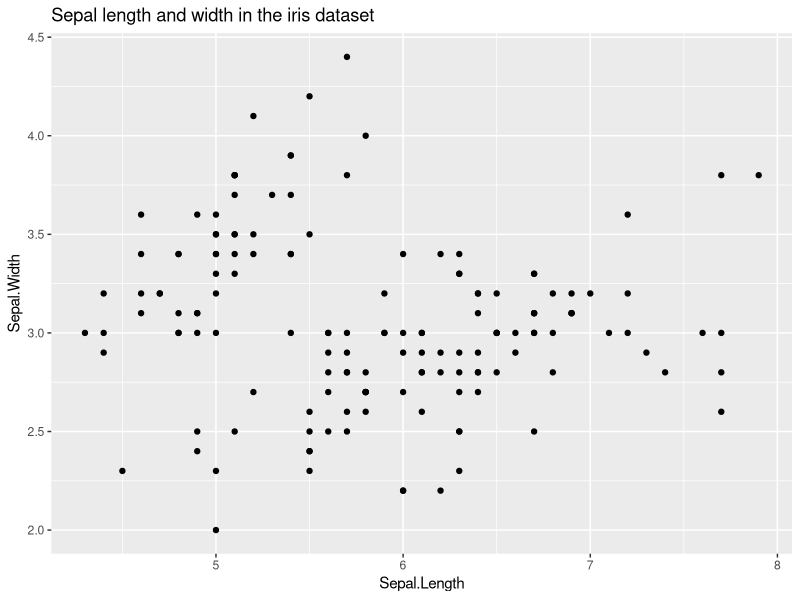
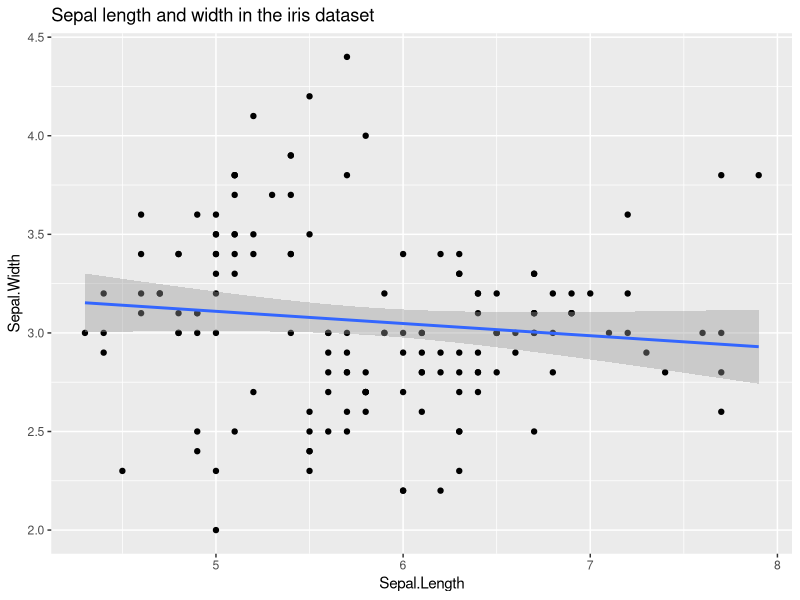
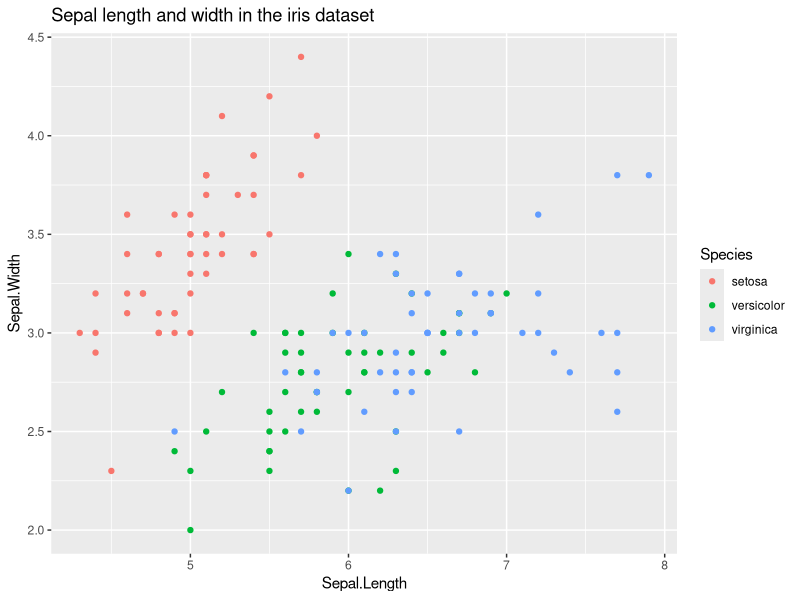
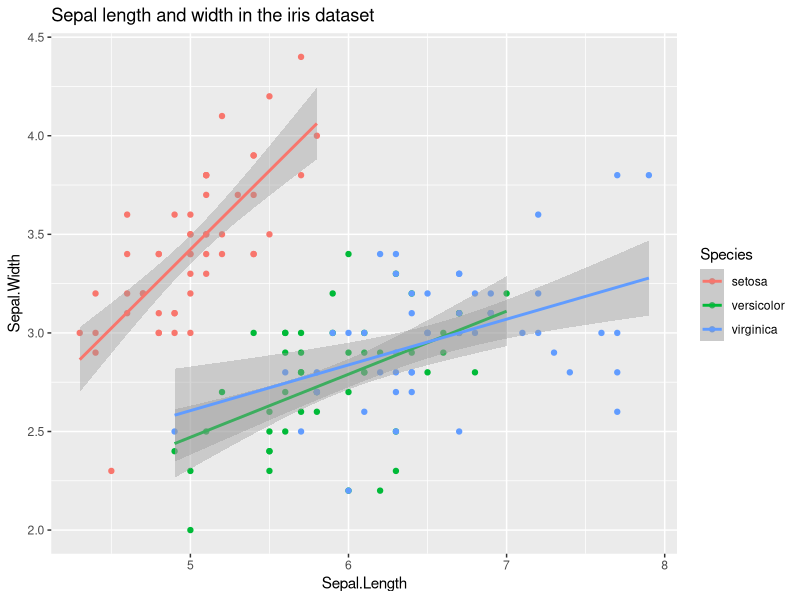
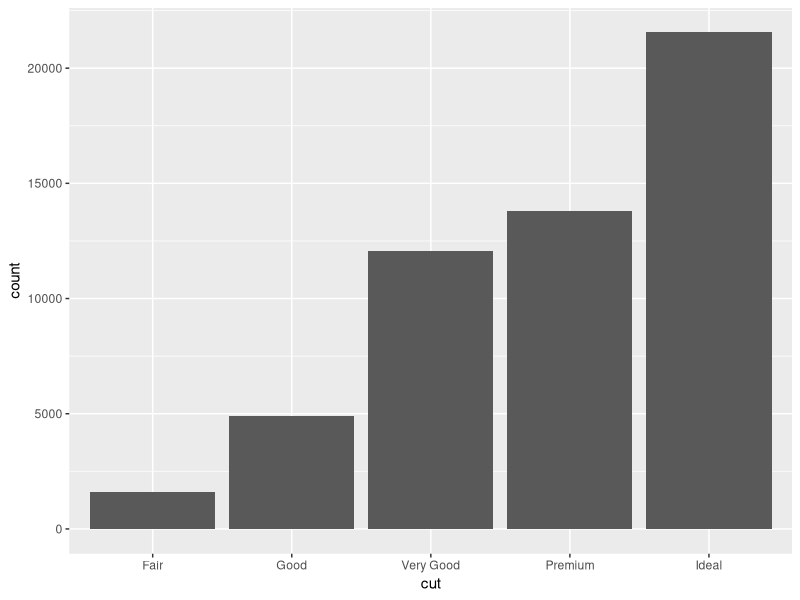
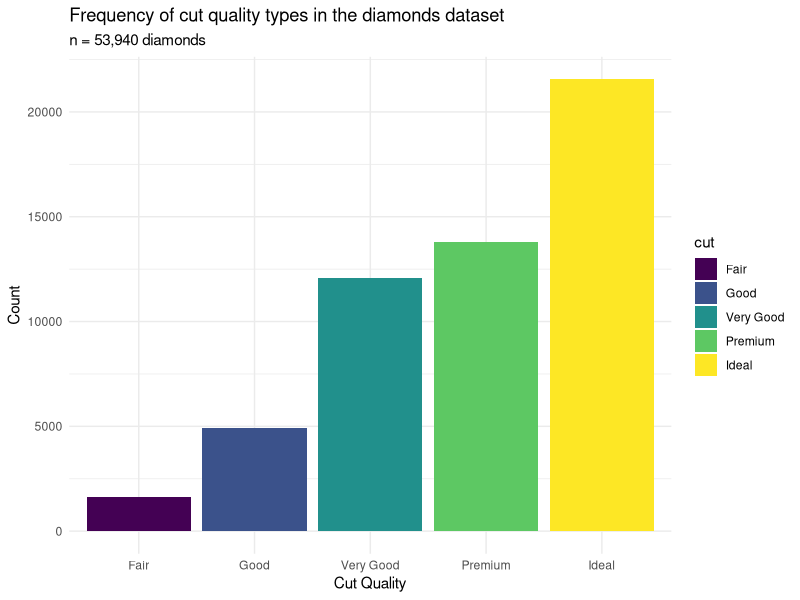
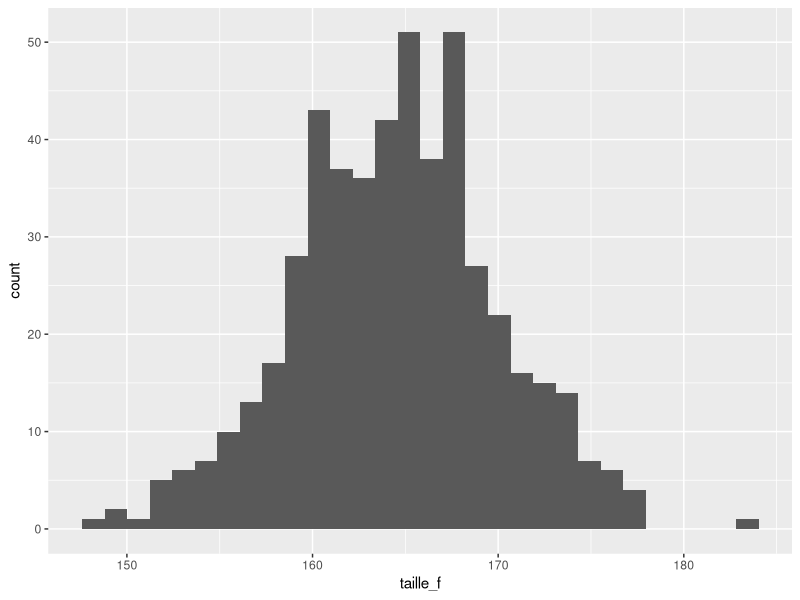
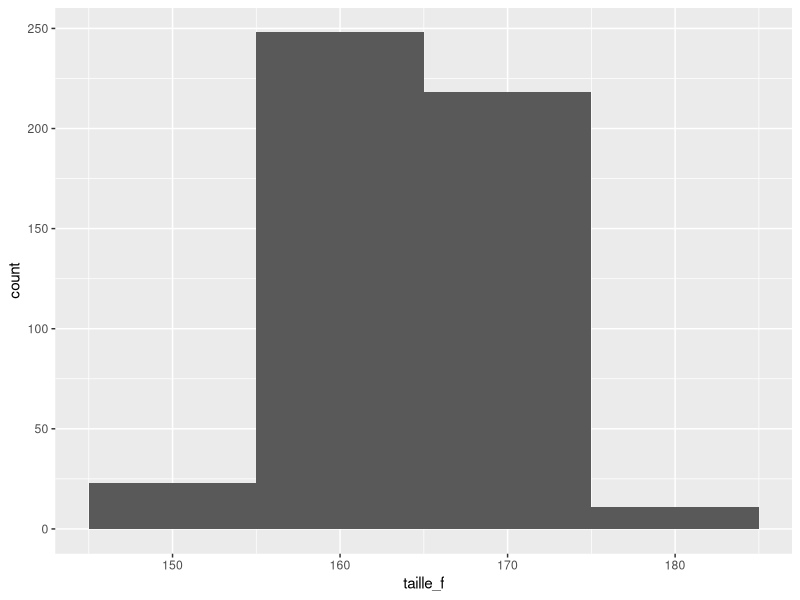

Source code (R) for these figures, in order:
## ---- chunk 1
#| warning: false
# N'oubliez pas de charger les paquets tidyverse et ggplot2 !
# Exécutez le code suivant pour le faire :
library(tidyverse)
library(ggthemes)
## ---- chunk 2
# nuage de points basique pour comparer la longueur et la largeur des sépales des iris
np1 <- ggplot(data = iris, 
               mapping = aes(x=Sepal.Length, y=Sepal.Width)) +
  geom_point() +
  labs(title = "Sepal length and width in the iris dataset")

print(np1)
## ---- chunk 3
#| warning: false
np1 + geom_smooth(method = lm)
## ---- chunk 4
# Ecrasons np1 en changeant un peu le code. Découvrez vous-même ce qui a changé dans le code !
np1 <- ggplot(iris, 
               aes(x=Sepal.Length, y=Sepal.Width, color = Species)) +
  geom_point() +
  labs(title = "Sepal length and width in the iris dataset")

print(np1)
## ---- chunk 5
#| warning: false
np1 + geom_smooth(method = lm)
## ---- chunk 6
db1 <- ggplot(data = diamonds, 
       mapping = aes(x = cut)) + 
        geom_bar()

print(db1)
## ---- chunk 7
library(ggthemes)

db1 <- ggplot(data = diamonds, 
       mapping = aes(x = cut, fill = cut)) + 
        geom_bar() +
        labs(title = "Frequency of cut quality types in the diamonds dataset",
             subtitle = "n = 53,940 diamonds",
             x = "Cut Quality", y = "Count") +
        theme_minimal()

print(db1)
## ---- chunk 8
#| warning: false
# Simulation de tailles de femmes en Suisse
# Créer 500 valeurs aléatoires de taille 
# (moyenne = 164.7 et écart-type = 5.6) avec la fonction rnorm().
taille_f <- rnorm(500, mean = 164.7, sd = 5.6)

head(taille_f)

# stocker taille_f comme objet de type "data.frame"
taille_f <- as.data.frame(taille_f)

# visualiser taille_f avec un histogramme basique
ggplot(data = taille_f, 
       mapping = aes(x=taille_f)) +
  geom_histogram()

# jouer avec le paramètre "binwidth" de l'histogramme 
# qui définit l'intervalle de la base de ses barres
ggplot(data = taille_f, 
       mapping = aes(x=taille_f)) +
  geom_histogram(binwidth = 10)

ggplot(data = taille_f, 
       mapping = aes(x=taille_f)) +
  geom_histogram(binwidth = 0.1)

ggplot(data = taille_f, 
       mapping = aes(x=taille_f)) +
  geom_histogram(binwidth = 1)

# stocker l'histogramme comme objet, nommé hist1, et modifier sa couleur
hist1 <- ggplot(data = taille_f, 
                 mapping = aes(x=taille_f)) +
  geom_histogram(binwidth = 1, color = "black", fill = "white")

print(hist1)

# Ajouter des couches supplémentaires pour améliorer la visualisation
# p. ex. des titres
hist1 <- hist1 + labs(title = "Histogramme des tailles de femmes en Suisse",
                        subtitle = "Simulation basée sur 500 observations",
                        x = "Taille en cm",
                        y = "Fréquence") +
        theme_bw()

print(hist1)
## ---- chunk 9
#| warning: false
#| echo: false
#| output: true
# Sample data creation
# Replace this with your actual dataframe and column name for the numerical values
set.seed(1238)
df <- data.frame(value = rnorm(300, mean = 5, sd = 2))

# Calculating summary statistics for annotations
summaries <- df %>% 
  summarise(
    Min = min(value),
    Q1 = quantile(value, 0.25),
    Median = median(value),
    Q3 = quantile(value, 0.75),
    Max = max(value),
    IQR = IQR(value)
  ) %>% 
  mutate(
    LowerWhisker = pmax(Q1 - 1.5 * IQR, Min),
    UpperWhisker = pmin(Q3 + 1.5 * IQR, Max)
  )

# Creating the boxplot with annotations
p <- ggplot(df, aes(x = factor(1), y = value)) +
  geom_boxplot() +
  geom_text(data = summaries, aes(x = 1.4, y = Q1, label = paste("Q1 :", round(Q1, 2))), hjust = -0.1) +
  geom_text(data = summaries, aes(x = 1.4, y = Median, label = paste("Médiane :", round(Median, 2))), hjust = -0.1) +
  geom_text(data = summaries, aes(x = 1.4, y = Q3, label = paste("Q3 :", round(Q3, 2))), hjust = -0.1) +
  geom_text(data = summaries, aes(x = 1.0, y = LowerWhisker, label = paste("Minimum (valeur extême) :", round(LowerWhisker, 2))), hjust = -0.3) +
  geom_text(data = summaries, aes(x = 1.0, y = UpperWhisker, label = paste("Maximum :", round(UpperWhisker, 2))), hjust = -0.3) +
  scale_x_discrete(labels = NULL) + # Hide x-axis labels
  theme_minimal() +
  theme(axis.title.x=element_blank(),
        axis.text.x=element_blank(),
        axis.ticks.x=element_blank()) +
  labs(title = "Boîte à moustache avec des valeurs aléatoires",
       y = "valeur")


# Display the plot
print(p)
## ---- chunk 10
# Avant de créer le boxplot, vérifions d'abord la structure de mtcars :
str(mtcars)
## ---- chunk 11
# Transformons donc cyl en facteur
mtcars$cyl <- as.factor(mtcars$cyl)

# Et maintenant nous pouvons construire notre boxplot
box1 <- ggplot(data = mtcars, 
          aes(x=cyl, y=mpg, fill = cyl)) + 
            geom_boxplot(alpha=0.2) + 
              labs(title = "Consommation de carburant (mpg) par nombre de cylindres dans mtcars", x = "Nombre de cylindres", y = "Miles per gallon (mpg)")
print(box1)
  
